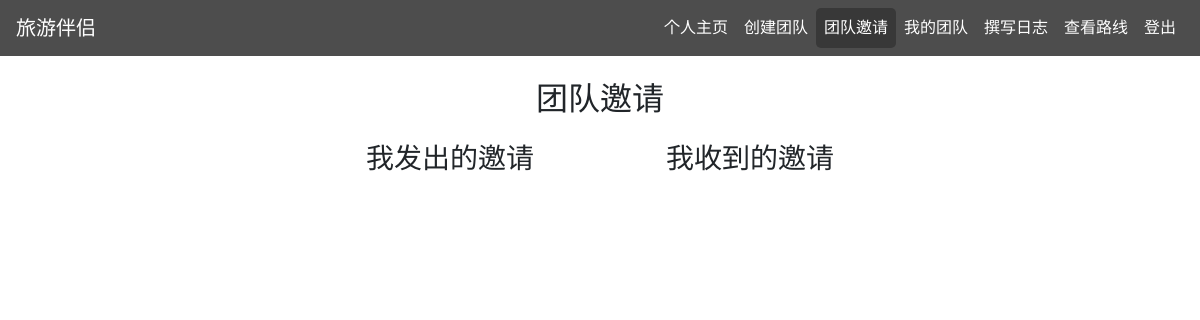
Before: /manage_invitations (signed in) with the older database file.
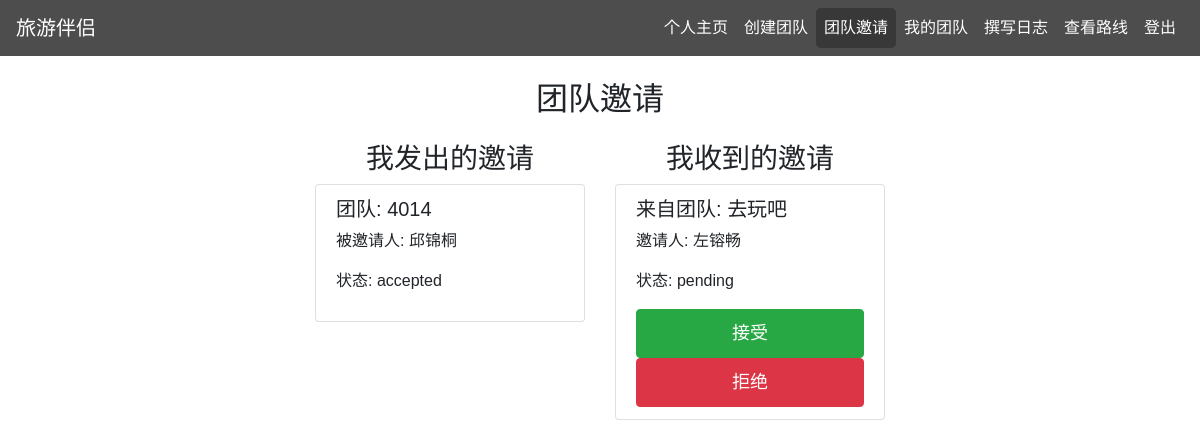
After: the same page with the newer database file.
### demo/models.py (models this page shows)
class Invitation(db.Model):
    id = db.Column(db.Integer, primary_key=True)
    team_id = db.Column(db.Integer, db.ForeignKey('team.id'), nullable=False)
    inviter_id = db.Column(db.Integer, db.ForeignKey('user.id'), nullable=False)
    invitee_id = db.Column(db.Integer, db.ForeignKey('user.id'), nullable=False)
    status = db.Column(db.String(20), nullable=False, default='pending')  # pending, accepted, rejected
    team = db.relationship('Team', backref=db.backref('invitations', lazy=True))
    inviter = db.relationship('User', foreign_keys=[inviter_id], backref=db.backref('sent_invitations', lazy=True))
    invitee = db.relationship('User', foreign_keys=[invitee_id], backref=db.backref('received_invitations', lazy=True))

class Team(db.Model):
    id = db.Column(db.Integer, primary_key=True)
    name = db.Column(db.String(120), nullable=False)
    destination = db.Column(db.String(120), nullable=False)
    time = db.Column(db.String(120), nullable=False)
    price = db.Column(db.String(120), nullable=False)
    companion_requirements = db.Column(db.String(500), nullable=False)
    creator_id = db.Column(db.Integer, db.ForeignKey('user.id'), nullable=False)
    creator = db.relationship('User', backref=db.backref('created_teams', lazy=True))
    members = db.relationship('User', secondary='team_members', backref=db.backref('teams', lazy=True))

class User(db.Model):
    id = db.Column(db.Integer, primary_key=True)
    username = db.Column(db.String(80), unique=True, nullable=False)
    password = db.Column(db.String(80), nullable=False)
    age = db.Column(db.Integer, nullable=False)
    gender = db.Column(db.String(10), nullable=False)
    location = db.Column(db.String(120), nullable=False)
    budget = db.Column(db.String(120), nullable=False)
    interests = db.Column(db.String(500), nullable=False)
    companion_requirements = db.Column(db.String(120))  # 新增字段

### demo/app.py (the view)
@app.route('/manage_invitations')
def manage_invitations():
    user_id = session.get('user_id')
    if not user_id:
        return redirect(url_for('login'))
    sent_invitations = Invitation.query.filter_by(inviter_id=user_id).all()
    received_invitations = Invitation.query.filter_by(invitee_id=user_id).all()
    return render_template('manage_invitations.html', sent_invitations=sent_invitations, received_invitations=received_invitations)

### demo/templates/manage_invitations.html (shortened to what this page needs)
{% extends "base.html" %}
{% block content %}
<h2 class="text-center my-4">团队邀请</h2>
<div class="row">
    <div class="col-md-6">
        <h3 class="text-center">我发出的邀请</h3>
        <div class="list-group">
            {% for invitation in sent_invitations %}
                <div class="list-group-item">
                    <h5>团队: {{ invitation.team.name }}</h5>
                    <p>被邀请人: {{ invitation.invitee.username }}</p>
                    <p>状态: {{ invitation.status }}</p>
                </div>
            {% endfor %}
        </div>
    </div>
    <div class="col-md-6">
        <h3 class="text-center">我收到的邀请</h3>
        <div class="list-group">
            {% for invitation in received_invitations %}
                <div class="list-group-item">
                    <h5>来自团队: {{ invitation.team.name }}</h5>
                    <p>邀请人: {{ invitation.inviter.username }}</p>
                    <p>状态: {{ invitation.status }}</p>
                    {% if invitation.status == 'pending' %}
                        <form action="{{ url_for('respond_invitation', invitation_id=invitation.id, response='accept') }}" method="POST" style="display:inline;">
                            <button type="submit" class="btn btn-success">接受</button>
                        </form>
                        <form action="{{ url_for('respond_invitation', invitation_id=invitation.id, response='reject') }}" method="POST" style="display:inline;">
                            <button type="submit" class="btn btn-danger">拒绝</button>
                        </form>
                    {% endif %}
                </div>
            {% endfor %}
        </div>
    </div>
</div>
{% endblock %}

Changed rows visible on the page:
added Invitation: team.name "4014", invitee.username "邱锦桐", status "accepted", shown under "我发出的邀请"
added Invitation: team.name "去玩吧", inviter.username "左镕畅", status "pending", shown under "我收到的邀请"
